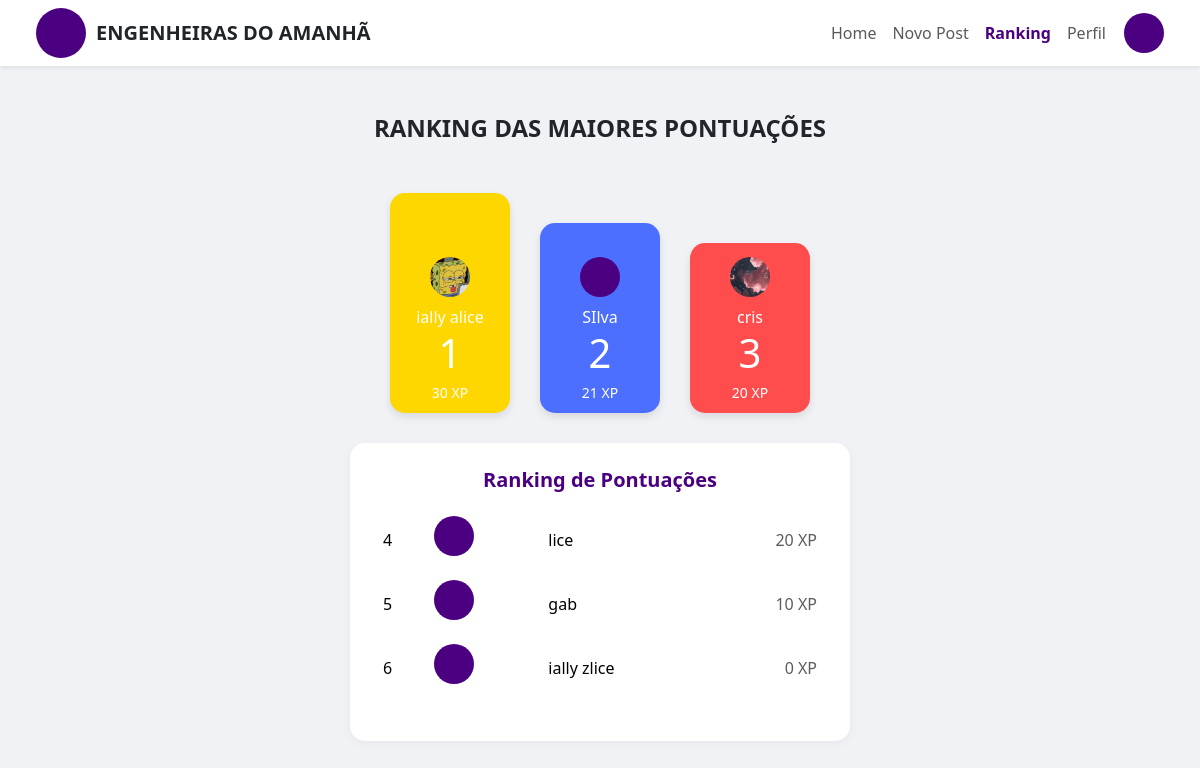
/ranking/, run on an earlier commit of the app's database.
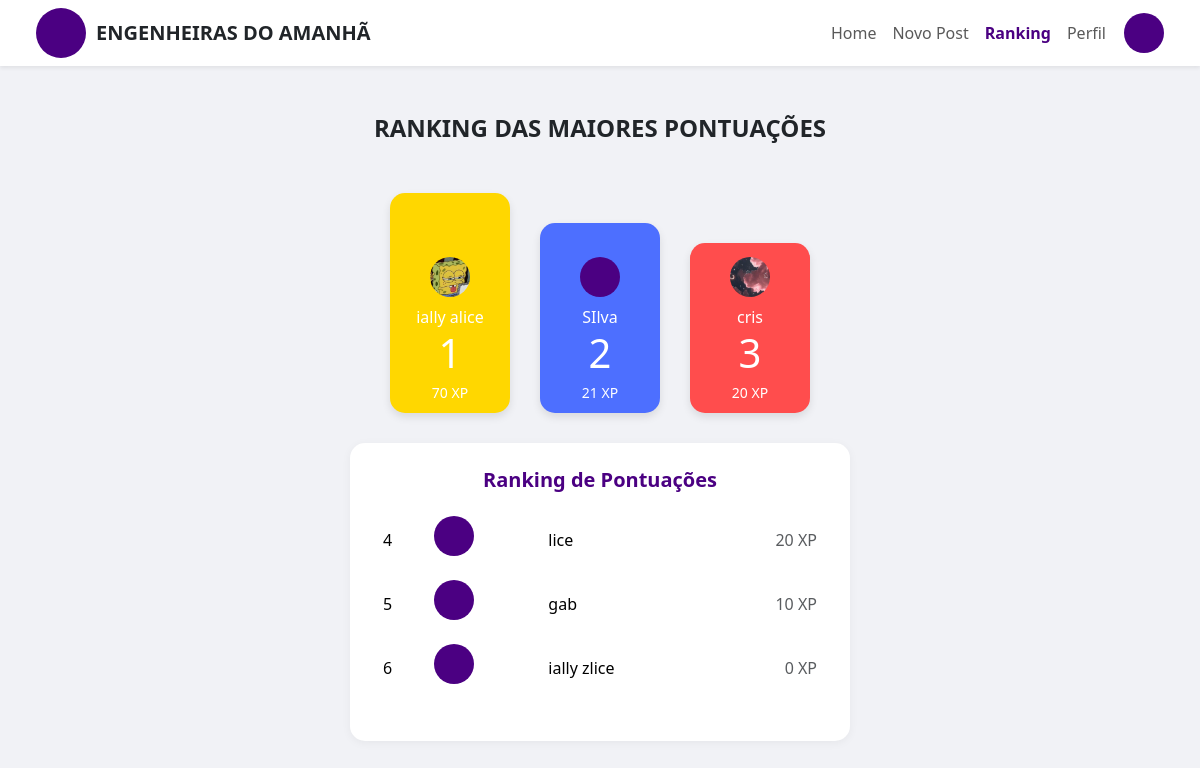
And on a later commit of the database.
### comunidade/models.py (models this page shows, shortened)
class Perfil(models.Model):
    user = models.OneToOneField(User, on_delete=models.CASCADE)
    telefone = models.CharField(max_length=20, blank=True)
    pontos = models.IntegerField(default=0)
    foto = models.ImageField(upload_to='perfil/', blank=True, null=True)

### comunidade/views.py (the view)
# urls.py: path('ranking/', ranking_view, name='ranking'),
def ranking_view(request):
    perfis = Perfil.objects.select_related('user').order_by('-pontos')
    podio = perfis[:3]
    restantes = perfis[3:]
    context = {
        'podio': podio,
        'restantes': restantes,
    }
    return render(request, 'comunidade/ranking.html', context)

### comunidade/templates/comunidade/ranking.html (shortened to what this page needs)
{% load static %}
<!DOCTYPE html>
<html lang="pt-br">
<head>
  <link href="https://cdn.jsdelivr.net/npm/bootstrap@5.3.2/dist/css/bootstrap.min.css" rel="stylesheet">
</head>
<body>
<nav class="navbar navbar-expand-lg bg-white shadow-sm px-4">
  <div class="container-fluid">
    <div class="d-flex align-items-center">
      <div class="logo-circle"></div>
      <span class="navbar-brand fw-bold text-uppercase text-dark mb-0">Engenheiras do Amanhã</span>
    </div>
    <ul class="navbar-nav ms-auto d-flex align-items-center">
      <li class="nav-item"><a class="nav-link" href="{% url 'pagina_inicial' %}">Home</a></li>
      <li class="nav-item"><a class="nav-link" href="{% url 'novo_post' %}">Novo Post</a></li>
      <li class="nav-item"><a class="nav-link active" href="{% url 'ranking' %}">Ranking</a></li>
      <li class="nav-item"><a class="nav-link" href="{% url 'perfil' %}">Perfil</a></li>
      <li class="nav-item">
        {% if request.user.perfil.foto %}
          <img src="{{ request.user.perfil.foto.url }}" alt="Foto do usuário" class="avatar-topo">
        {% else %}
          <div class="avatar-topo" style="background-color:#4B0082;"></div>
        {% endif %}
      </li>
    </ul>
  </div>
</nav>
<div class="container mt-5 text-center">
  <h4 class="fw-bold text-purple mb-4">RANKING DAS MAIORES PONTUAÇÕES</h4>
  <div class="podium">
    {% for perfil in podio %}
      <div class="podium-box {% if forloop.counter == 2 %}first{% elif forloop.counter == 1 %}second{% else %}third{% endif %}">
        {% if perfil.foto %}
          <img src="{{ perfil.foto.url }}" alt="Foto de perfil" class="foto-perfil">
        {% else %}
          <div class="fallback-foto"></div>
        {% endif %}
        <div>{{ perfil.user.first_name|default:"Usuário" }}</div>
        <div class="display-6">{{ forloop.counter }}</div>
        <div class="xp">{{ perfil.pontos }} XP</div>
      </div>
    {% endfor %}
  </div>
  <div class="ranking-table">
    <h5 class="mb-3">Ranking de Pontuações</h5>
    <table class="table table-borderless text-start">
      <tbody>
        {% for perfil in restantes %}
        <tr>
          <td>{{ forloop.counter|add:3 }}</td>
          <td>
            {% if perfil.foto %}
              <img src="{{ perfil.foto.url }}" alt="Foto de perfil" class="foto-perfil">
            {% else %}
              <div class="fallback-foto"></div>
            {% endif %}
          </td>
          <td>{{ perfil.user.first_name }}</td>
          <td class="text-end text-muted">{{ perfil.pontos }} XP</td>
        </tr>
        {% empty %}
        <tr><td colspan="4" class="text-center text-muted">Sem outros usuários no ranking.</td></tr>
        {% endfor %}
      </tbody>
    </table>
  </div>
</div>
</body>
</html>

What changed in the data, as far as the page shows it:
changed Perfil "ially alice": pontos "30" → "70"
